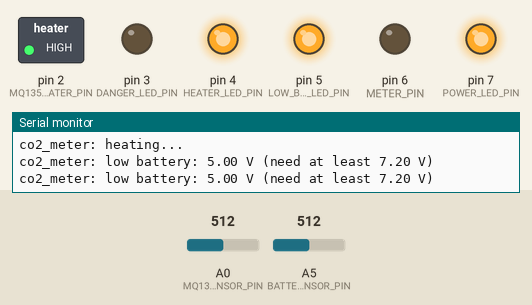
This program was run on a simulated Arduino Nano, built with avr-gcc and run on an emulated ATmega328P. On the bench: switched loads named in the program (green lamp = pin HIGH), output pins drawn as LEDs (lit = HIGH), the last lines printed to the serial monitor. Inputs (shaded band) come from the test bench; at power-on: A0 (MQ135_SENSOR_PIN) = 512, A5 (BATTERY_SENSOR_PIN) = 512.

Above: at 2.8 s.
2.9 s: A0 (MQ135_SENSOR_PIN) set to 147
At 6.8 s:
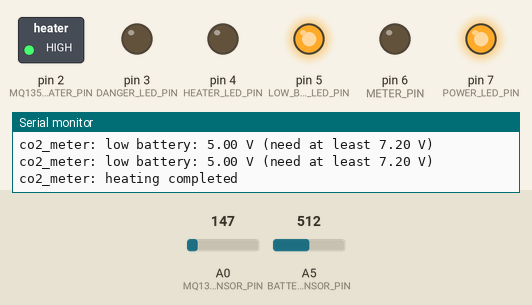
7.1 s: A0 (MQ135_SENSOR_PIN) set to 125
8.6 s: A5 (BATTERY_SENSOR_PIN) set to 719
10.2 s: A5 (BATTERY_SENSOR_PIN) set to 755
At 11.5 s:
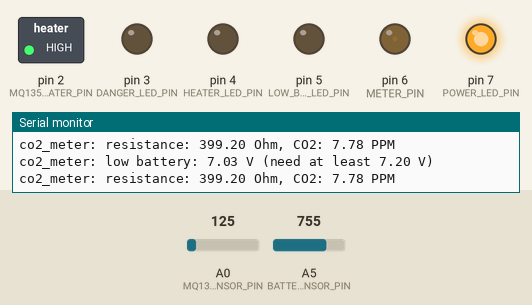
12.5 s: A0 (MQ135_SENSOR_PIN) set to 0
At 14.2 s:
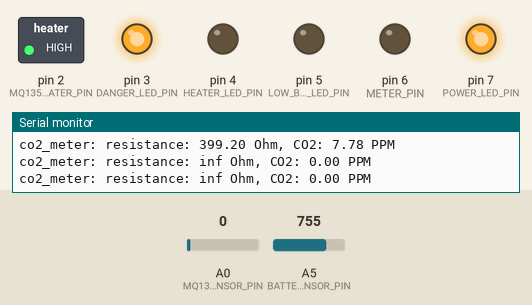
14.5 s: A5 (BATTERY_SENSOR_PIN) set to 716
At 16.1 s:
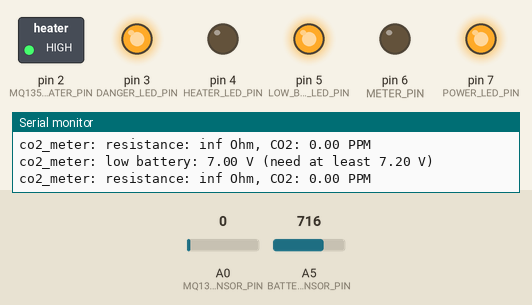
Timing chart, 0 to 17.5 s (numbered marks = the images above; inputs shaded):
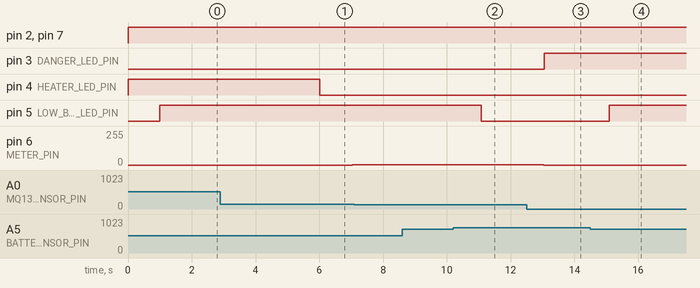

Measured:
- the behaviour switches between 736 and 737 on A5 (BATTERY_SENSOR_PIN) (found by bisection; images 1 and 2)
- after the input at 2.9 s, pin 6 (METER_PIN): 0/255 → 1/255 after 4.1 s
- after the input at 10.2 s, pin 5 (LOW_BATTERY_LED_PIN): HIGH → LOW after 0.88 s
- after the input at 12.5 s, pin 3 (DANGER_LED_PIN): LOW → HIGH after 0.55 s; pin 6 (METER_PIN): 1/255 → 0/255 after 0.55 s
- after the input at 14.5 s, pin 5 (LOW_BATTERY_LED_PIN): LOW → HIGH after 0.59 s

The program:

main.cpp
```cpp
#include <Arduino.h>

#include "log.h"
#include "config.h"
#include "mq135.h"

#define MEASURE_INTERVAL 500
#define BATTERY_MEASURE_INTERVAL 1000

enum state_t
{
    STATE_IDLE,
    STATE_HEATING,
    STATE_ACTIVE,
};

mq135_t mq135(MQ135_SENSOR_PIN);
state_t state = STATE_IDLE;
u32 state_time;
u32 batt_time;

void setup()
{
    pinMode(DANGER_LED_PIN, OUTPUT);
    pinMode(HEATER_LED_PIN, OUTPUT);
    pinMode(LOW_BATTERY_LED_PIN, OUTPUT);
    pinMode(MQ135_HEATER_PIN, OUTPUT);
    pinMode(METER_PIN, OUTPUT);
    pinMode(POWER_LED_PIN, OUTPUT);
    pinMode(BATTERY_SENSOR_PIN, INPUT);

    analogWrite(METER_PIN, 0);

    log_init(F("co2_meter"), BAUD_RATE);
    log_printf(F("start up"));

    mq135.init();
}

void loop()
{
    switch (state)
    {
    case STATE_IDLE:
        log_printf(F("heating..."));
        digitalWrite(POWER_LED_PIN, 1);
        digitalWrite(HEATER_LED_PIN, 1);
        digitalWrite(MQ135_HEATER_PIN, 1);

        state = STATE_HEATING;
        state_time = millis();
        break;

    case STATE_HEATING:
        if (millis() - state_time >= MQ135_HEATING_TIME)
        {
            digitalWrite(HEATER_LED_PIN, 0);
            log_printf(F("heating completed"));
            state = STATE_ACTIVE;
            state_time = millis();
        }
        break;

    case STATE_ACTIVE:
        if (millis() - state_time >= MEASURE_INTERVAL)
        {
            mq135_reading_t reading;
            mq135.read(reading);

            int val = 255. * reading.ppm / 1500.;
            analogWrite(METER_PIN, val);

            log_printf(F("resistance: %f Ohm, CO2: %f PPM"), &reading.resistance, &reading.ppm);

            if (reading.ppm >= MAX_CO_PPM || reading.ppm <= 0)
            {
                digitalWrite(DANGER_LED_PIN, 1);
            }
            else
            {
                digitalWrite(DANGER_LED_PIN, 0);
            }
            state_time = millis();
        }
        break;
    }

    if (millis() - batt_time >= BATTERY_MEASURE_INTERVAL)
    {
        int batt_val = analogRead(BATTERY_SENSOR_PIN);
        float batt_voltage = 2 * 5. * batt_val / 1023.;

        if (batt_voltage < MIN_BATTERY_VOLTAGE)
        {
            float v = MIN_BATTERY_VOLTAGE;
            log_printf(F("low battery: %f V (need at least %f V)"), &batt_voltage, &v);
            digitalWrite(LOW_BATTERY_LED_PIN, 1);
        }
        else
        {
            digitalWrite(LOW_BATTERY_LED_PIN, 0);
        }

        batt_time = millis();
    }
}
```

log.cpp
```cpp
#include "log.h"

enum print_placeholder_result
{
    RESULT_ERROR,
    RESULT_ONE_CHAR,
    RESULT_TWO_CHARS,
};

print_placeholder_result print_format_placeholder(const char c, const char extra, va_list &args);

const __FlashStringHelper* log_prefix;

void log_init(const __FlashStringHelper *prefix, int baud_rate)
{
    log_prefix = prefix;

    Serial.begin(baud_rate);
    while (!Serial)
    {
    }
}

void log_printf(const __FlashStringHelper *format, ...)
{
    if(log_prefix != NULL)
    {
        Serial.print(log_prefix);
        Serial.print(':');
        Serial.print(' ');
    }

    va_list args;
    va_start(args, format);

    uint16_t address = reinterpret_cast<uint16_t>(format);
    --address;
    while (true)
    {
        ++address;
        char c = pgm_read_byte(address);
        if (c == '\0')
        {
            break;
        }

        if (c == '%')
        {
            ++address;
            c = pgm_read_byte(address);
            char e = c != '\0'
                         ? pgm_read_byte(address + 1)
                         : '\0';
            switch (print_format_placeholder(c, e, args))
            {
            case RESULT_ERROR:
                return;

            case RESULT_ONE_CHAR:
                break;

            case RESULT_TWO_CHARS:
                ++address;
                break;
            }
        }
        else
        {
            Serial.print(c);
        }
    }

    Serial.println();
}

template <typename T>
const T get_argument(va_list &args)
{
    int value = va_arg(args, int);
    return reinterpret_cast<T>(value);
}

template <>
const bool get_argument(va_list &args)
{
    int value = va_arg(args, int);
    return static_cast<bool>(value);
}

template <>
const int8_t get_argument(va_list &args)
{
    int value = va_arg(args, int);
    return static_cast<int8_t>(value);
}

template <>
const int16_t get_argument(va_list &args)
{
    int value = va_arg(args, long);
    return static_cast<int16_t>(value);
}

template <>
const char get_argument(va_list &args)
{
    int value = va_arg(args, int);
    return static_cast<char>(value);
}

print_placeholder_result print_format_placeholder(const char c, const char extra, va_list &args)
{
    switch (c)
    {
    case '\0':
        // %\0
        // End of string
        break;

    case '%':
        // %%
        // '%' literal
        Serial.print('%');
        break;

    case 'c':
        // %c
        // Character
        {
            const char s = get_argument<char>(args);
            Serial.print(s);
        }
        break;

    case 's':
        // %s
        // Null-terminated string
        {
            const char *s = get_argument<char *>(args);
            Serial.print(s);
        }
        break;

    case 'p':
        // PROGMEM null-terminated string
        switch (extra)
        {
        case 's':
            // %ps
            {
                const __FlashStringHelper *s = get_argument<__FlashStringHelper *>(args);
                Serial.print(s);
            }
            break;

        default:
            return RESULT_ERROR;
        }
        return RESULT_TWO_CHARS;

    case 'b':
        // %b
        // signed 1-byte decimal integer
        {
            const int8_t x = get_argument<int8_t>(args);
            Serial.print(x, DEC);
        }
        break;

    case 'd':
        // %d
        // signed 2-byte decimal integer
        {
            const int16_t x = get_argument<int16_t>(args);
            Serial.print(x, DEC);
        }
        break;

    case 'l':
        // %l
        // signed 4-byte decimal integer
        {
            const int32_t x = *get_argument<int32_t *>(args);
            Serial.print(x, DEC);
        }
        break;

    case 'f':
        // %f
        // floating-point number
        {
            const float s = *get_argument<float *>(args);
            Serial.print(s);
        }
        break;

    case 'u':
        // Unsigned decimal integer
        switch (extra)
        {
        case 'b':
            // %ub
            // unsigned 1-byte decimal integer
            {
                const uint8_t x = static_cast<uint8_t>(get_argument<int8_t>(args));
                Serial.print(x, DEC);
            }
            break;

        case 'd':
            // %ud
            // unsigned 2-byte decimal integer
            {
                const uint16_t x = static_cast<uint16_t>(get_argument<int16_t>(args));
                Serial.print(x, DEC);
            }
            break;

        case 'l':
            // %ul
            // unsigned 4-byte decimal integer
            {
                const uint32_t x = *get_argument<uint32_t *>(args);
                Serial.print(x, DEC);
            }
            break;

        default:
            return RESULT_ERROR;
        }
        return RESULT_TWO_CHARS;

    case 'x':
        // Hexadecimal integer
        switch (extra)
        {
        case 'b':
            // %xb
            // unsigned 1-byte decimal integer
            {
                const uint8_t x = static_cast<uint8_t>(get_argument<int8_t>(args));
                Serial.print(x, HEX);
            }
            break;

        case 'd':
            // %xd
            // unsigned 2-byte decimal integer
            {
                const uint16_t x = static_cast<uint16_t>(get_argument<int16_t>(args));
                Serial.print(x, HEX);
            }
            break;

        case 'l':
            // %xl
            // unsigned 4-byte decimal integer
            {
                const uint32_t x = *get_argument<uint32_t *>(args);
                Serial.print(x, HEX);
            }
            break;

        default:
            return RESULT_ERROR;
        }

        return RESULT_TWO_CHARS;
    }

    return RESULT_ONE_CHAR;
}
```

log.h
```cpp
#pragma once
#include <Arduino.h>

void log_init(const __FlashStringHelper* prefix, int baud_rate);
void log_printf(const __FlashStringHelper* format, ...);
```

mq135.cpp
```cpp
#include "mq135.h"
#include "config.h"
#include "log.h"

mq135_t::mq135_t(int pin)
{
    _pin = pin;
}

void mq135_t::init()
{
    pinMode(_pin, INPUT);
    float ro = MQ135_RO;
    log_printf(F("sensor Ro = %f"), &ro);
}

void mq135_t::read(mq135_reading_t &reading)
{
    float r = read_resistance();
    float ratio = r / MQ135_RO;
    float ppm = exp((log(ratio) - 1.92) / (-0.42));

    reading.resistance = r;
    reading.ppm = ppm;
}

float mq135_t::read_resistance()
{
    float rs = 0;
    for (int i = 0; i < MQ135_SAMPLE_TIMES; i++)
    {
        int val = analogRead(_pin);
        float r = ((1023. / (float)val) * 5. - 1.) * MQ135_R_LOAD;
        rs += r;
        delay(MQ135_SAMPLE_INTERVAL);
    }
    rs = rs / MQ135_SAMPLE_TIMES;
    return rs;
}
```

mq135.h
```cpp
#pragma once

#include <Arduino.h>

#define MQ135_SAMPLE_TIMES    10
#define MQ135_SAMPLE_INTERVAL 50
#define MQ135_R_LOAD          10.0
#define MQ135_HEATING_TIME    6000

struct mq135_reading_t {
    float resistance;
    float ppm;
};

class mq135_t
{
public:
    mq135_t(int pin);

    void init();
    void read(mq135_reading_t& reading);

private:
    int _pin;

    float read_resistance();
};
```

config.h
```cpp
#pragma once
#include <Arduino.h>

#define BAUD_RATE 9600

#define MQ135_SENSOR_PIN A0
#define MQ135_HEATER_PIN 2
#define MQ135_RO 138.5

#define DANGER_LED_PIN 3
#define HEATER_LED_PIN 4
#define LOW_BATTERY_LED_PIN 5
#define POWER_LED_PIN 7

#define METER_PIN 6
#define BATTERY_SENSOR_PIN A5
#define MIN_BATTERY_VOLTAGE 7.2
#define MAX_CO_PPM 900
```
